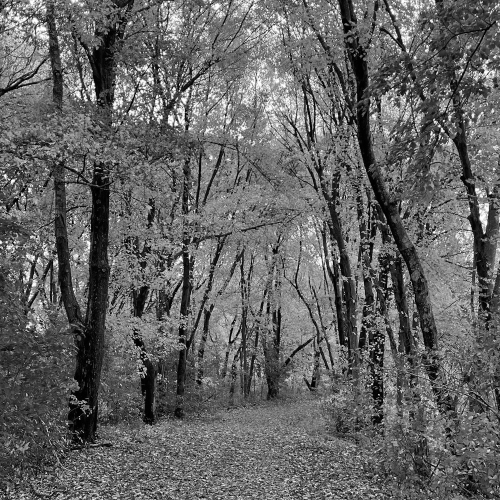
#> input picture code/no_modification.png, 1000 x 1000 px (shown at 1/2 size)
$ python tp4.py --image no_modification.png
#> lines starting #> are read from the running program, lines starting #| are printed output that depends on the picture; after the words box and inside, x2 and y2 are one past the last pixel; in counts of white or black regions, pixels touching at a corner belong together
import numpy as np
import matplotlib.pyplot as plt
import argparse
from skimage import io, color, util
from scipy.fftpack import dctn, idctn
import skimage
import cv2
from skimage.transform import rescale


def read_image(name: str) -> np.ndarray:
#> called with name = 'no_modification.png'
    img = io.imread(name)
#> img is the input picture: shape (1000, 1000); min 0, max 255, mean 99.5
    # Case RGB images
    if len(img.shape) == 3:
        img = color.rgb2gray(img)
    # Convert image to float, but in range 0, 255
    img = util.img_as_ubyte(img).astype(np.float64)
    return img


def normalize(img: np.ndarray, target: float = 1.0) -> np.ndarray:
    return (img - img.min()) * target / (img.max() - img.min())


def crop_img(img: np.ndarray, tlx: int, tly: int, brx: int, bry: int) -> np.ndarray:
#> called with tlx = 197, tly = 894, brx = 345, bry = 1000
    assert len(img.shape) == 2, "Image must be 2 dimensions !"
    return img[tly:bry, tlx:brx]


def insert_img(img: np.ndarray, img2: np.ndarray, tlx: int, tly: int) -> np.ndarray:
    result = img.copy()
    result[tly : tly + img2.shape[0], tlx : tlx + img2.shape[1]] = img2
    result[result == 0] = img[result == 0]
    return result.astype(int)


def print_range(img: np.ndarray):
    print(f"dtype:  {img.dtype}")
    print(f"shape:  {img.shape}")
    print(f"min:    {img.min()}")
    print(f"max:    {img.max()}")
    print(f"range:  {img.max() - img.min()}")


def print_image(img: np.ndarray, title: str = "Image"):
    plt.figure()
    plt.title(title)
    plt.imshow(img, cmap="gray")
    plt.axis("off")
    plt.show()


def add_noise(img: np.ndarray, mean: float = 0.0, std: float = 1.0) -> np.ndarray:
    noise = np.random.normal(loc=mean, scale=std, size=img.shape)
    img_noised = img.astype(np.float32) + noise
    return np.clip(img_noised, a_min=0, a_max=255).astype(np.uint8)


def jpeg_compress(img: np.ndarray, quality: int = 90) -> np.ndarray:
    params = [cv2.IMWRITE_JPEG_QUALITY, quality]
    success, encoded_img = cv2.imencode(".jpg", img, params)

    if not success:
        print("Error when encoding")

    compressed_img = cv2.imdecode(encoded_img, cv2.IMREAD_UNCHANGED)
    return compressed_img


if __name__ == "__main__":
    parser = argparse.ArgumentParser(description="Test images generation")
    parser.add_argument(
        "-i", "--image", required=True, help="Original image used to create test images"
    )
    args = parser.parse_args()

    img = read_image(args.image)
    cropped_img = crop_img(img, 197, 894, 345, 1000)
    rescale_1_5 = skimage.transform.rescale(cropped_img, scale=1.5)
    rescale_0_7 = skimage.transform.rescale(cropped_img, scale=0.7, anti_aliasing=True)
    rescale_special = skimage.transform.rescale(
        cropped_img, scale=(1.1, 0.9), anti_aliasing=True
    )
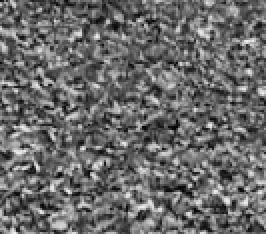
#> rescale_special: shape (117, 133) float64 (shown 2 times larger); min 3.01, max 238.7, mean 106.6
    rotate_90 = skimage.transform.rotate(
        cropped_img, angle=90, resize=False, preserve_range=True
    )
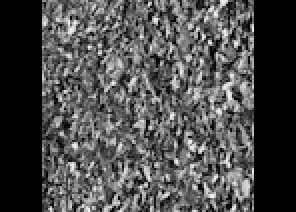
#> rotate_90: shape (106, 148) float64 (shown 2 times larger); min 0, max 248, mean 75.6
    rotate_45 = skimage.transform.rotate(
        cropped_img, angle=45, resize=False, preserve_range=True
    )
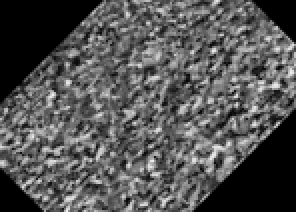
#> rotate_45: shape (106, 148) float64 (shown 2 times larger); min 0, max 239.7, mean 84.1
    noise_30 = add_noise(cropped_img, std=30)
#> in add_noise, `return np.clip(img_noised, a_min=0, a_max=255).astype(np.uint8)`:
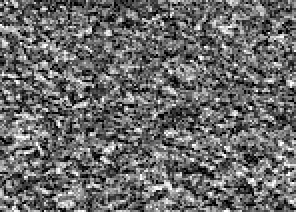
#> returned value: shape (106, 148) (shown 2 times larger); min 0, max 255, mean 106.2
    noise_10 = add_noise(cropped_img, std=10)
#> call 2 of add_noise, with mean = 0, std = 10
#> in add_noise (call 2), `img_noised = img.astype(np.float32) + noise`:
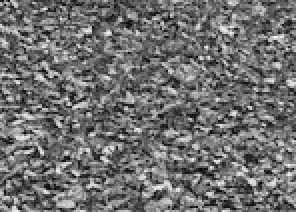
#> img_noised: shape (106, 148) float64 (shown 2 times larger); min -21.86, max 270.1, mean 106.6; drawn with min black and max white
    compression_70_40 = jpeg_compress(jpeg_compress(cropped_img, 70), 40)
#> in jpeg_compress, `success, encoded_img = cv2.imencode(".jpg", img, params)`: encoded_img = 7018 values, max 255 at index 0, min 0 at index 4, mean 126.8
#> call 2 of jpeg_compress, with quality = 40
#> in jpeg_compress (call 2), `params = [cv2.IMWRITE_JPEG_QUALITY, quality]`: params = [1, 40]
#> in jpeg_compress (call 2), `success, encoded_img = cv2.imencode(".jpg", img, params)`: encoded_img = 4238 values, max 255 at index 0, min 0 at index 4, mean 126.1
#> in jpeg_compress (call 2), `compressed_img = cv2.imdecode(encoded_img, cv2.IMREAD_UNCHANGED)`:
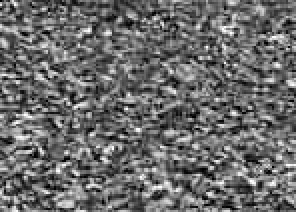
#> compressed_img: shape (106, 148) (shown 2 times larger); min 0, max 255, mean 106.6
    compression_70_20 = jpeg_compress(jpeg_compress(cropped_img, 70), 20)
    # print_image(img)
    # print_image(cropped_img)
    # print_image(insert_img(img, rescale_1_5, 440, 840))
    io.imsave(
        "no_modification.png", util.img_as_ubyte(insert_img(img, cropped_img, 578, 894))
    )
    io.imsave(
        "rescale_1_5.png",
        util.img_as_ubyte(insert_img(img, rescale_1_5, 440, 840)),
    )
    io.imsave(
        "rescale_0_7.png",
        util.img_as_ubyte(insert_img(img, rescale_0_7, 440, 840)),
    )
    io.imsave(
        "rescale_special.png",
        util.img_as_ubyte(insert_img(img, rescale_special, 440, 840)),
    )
    io.imsave(
        "rotate_90.png",
        util.img_as_ubyte(insert_img(img, rotate_90[30:, 30:], 578, 894)),
    )
    io.imsave(
        "rotate_45.png",
        util.img_as_ubyte(insert_img(img, rotate_45, 400, 894)),
    )
    io.imsave(
        "noise_30.png",
        util.img_as_ubyte(insert_img(img, noise_30, 578, 894)),
    )
#> in insert_img (call 7), `result[result == 0] = img[result == 0]`: result: shape (1000, 1000) float64; min 0, max 255, mean 99.5
    io.imsave(
        "noise_10.png",
        util.img_as_ubyte(insert_img(img, noise_10, 578, 894)),
    )
#> in insert_img (call 8), `result[tly : tly + img2.shape[0], tlx : tlx + img2.shape[1]] = img2`: result: shape (1000, 1000) float64; min 0, max 255, mean 99.5
#> in insert_img (call 8), `result[result == 0] = img[result == 0]`: result: shape (1000, 1000) float64; min 0, max 255, mean 99.5
    io.imsave(
        "compression_70_20.png",
        util.img_as_ubyte(insert_img(img, compression_70_20, 578, 894)),
    )
#> in insert_img (call 9), `result[result == 0] = img[result == 0]`: result: shape (1000, 1000) float64; min 0, max 255, mean 99.5
    io.imsave(
        "compression_70_40.png",
        util.img_as_ubyte(insert_img(img, compression_70_40, 578, 894)),
    )
#> in insert_img (call 10), `result[tly : tly + img2.shape[0], tlx : tlx + img2.shape[1]] = img2`:
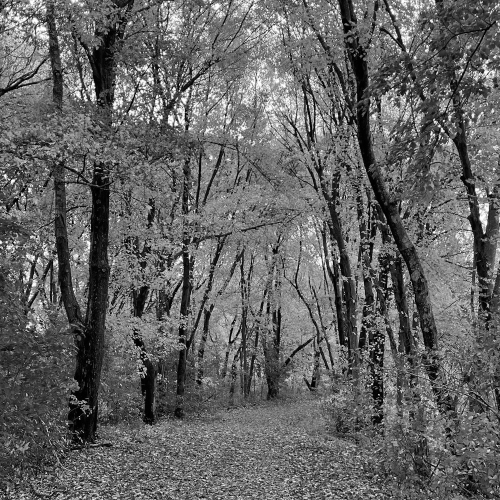
#> result: shape (1000, 1000) float64 (shown at 1/2 size); min 0, max 255, mean 99.5
#> in insert_img (call 10), `result[result == 0] = img[result == 0]`: result: shape (1000, 1000) float64; 0.01% of pixels changed, all inside (x1, y1, x2, y2) = (578, 894, 725, 999)
